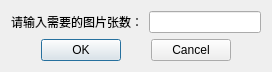
<?xml version="1.0" encoding="UTF-8"?>
<ui version="4.0">
 <class>Dialog</class>
 <widget class="QDialog" name="Dialog">
  <property name="geometry">
   <rect>
    <x>0</x>
    <y>0</y>
    <width>201</width>
    <height>72</height>
   </rect>
  </property>
  <property name="windowTitle">
   <string>Dialog</string>
  </property>
  <layout class="QVBoxLayout" name="verticalLayout_2">
   <item>
    <layout class="QVBoxLayout" name="verticalLayout">
     <item>
      <layout class="QHBoxLayout" name="horizontalLayout_2">
       <item>
        <widget class="QLabel" name="label">
         <property name="text">
          <string>请输入需要的图片张数：</string>
         </property>
        </widget>
       </item>
       <item>
        <widget class="QLineEdit" name="user_input_num"/>
       </item>
      </layout>
     </item>
     <item>
      <layout class="QHBoxLayout" name="horizontalLayout">
       <property name="spacing">
        <number>30</number>
       </property>
       <property name="leftMargin">
        <number>30</number>
       </property>
       <property name="rightMargin">
        <number>30</number>
       </property>
       <item>
        <widget class="QPushButton" name="ok_btn">
         <property name="text">
          <string>OK</string>
         </property>
        </widget>
       </item>
       <item>
        <widget class="QPushButton" name="cancel_btn">
         <property name="text">
          <string>Cancel</string>
         </property>
        </widget>
       </item>
      </layout>
     </item>
    </layout>
   </item>
  </layout>
 </widget>
 <resources/>
 <connections/>
</ui>
